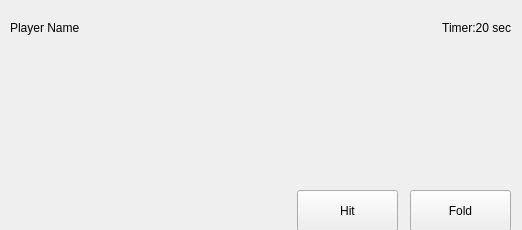
<?xml version="1.0" encoding="UTF-8"?>
<ui version="4.0">
 <class>PlayerDrawing</class>
 <widget class="QWidget" name="PlayerDrawing">
  <property name="geometry">
   <rect>
    <x>0</x>
    <y>0</y>
    <width>522</width>
    <height>230</height>
   </rect>
  </property>
  <property name="windowTitle">
   <string>Form</string>
  </property>
  <widget class="QWidget" name="horizontalLayoutWidget">
   <property name="geometry">
    <rect>
     <x>10</x>
     <y>50</y>
     <width>501</width>
     <height>131</height>
    </rect>
   </property>
   <layout class="QHBoxLayout" name="horizontalLayout"/>
  </widget>
  <widget class="QLabel" name="playerName">
   <property name="geometry">
    <rect>
     <x>10</x>
     <y>20</y>
     <width>221</width>
     <height>16</height>
    </rect>
   </property>
   <property name="text">
    <string>Player Name</string>
   </property>
  </widget>
  <widget class="QPushButton" name="hitButton">
   <property name="geometry">
    <rect>
     <x>297</x>
     <y>190</y>
     <width>101</width>
     <height>41</height>
    </rect>
   </property>
   <property name="text">
    <string>Hit</string>
   </property>
  </widget>
  <widget class="QPushButton" name="foldButton">
   <property name="geometry">
    <rect>
     <x>410</x>
     <y>190</y>
     <width>101</width>
     <height>41</height>
    </rect>
   </property>
   <property name="text">
    <string>Fold</string>
   </property>
  </widget>
  <widget class="QLabel" name="playerTimer">
   <property name="geometry">
    <rect>
     <x>340</x>
     <y>20</y>
     <width>171</width>
     <height>16</height>
    </rect>
   </property>
   <property name="whatsThis">
    <UInt>0</UInt>
   </property>
   <property name="layoutDirection">
    <enum>Qt::RightToLeft</enum>
   </property>
   <property name="text">
    <string>Timer:20 sec</string>
   </property>
   <property name="alignment">
    <set>Qt::AlignRight|Qt::AlignTrailing|Qt::AlignVCenter</set>
   </property>
  </widget>
 </widget>
 <resources/>
 <connections/>
</ui>
